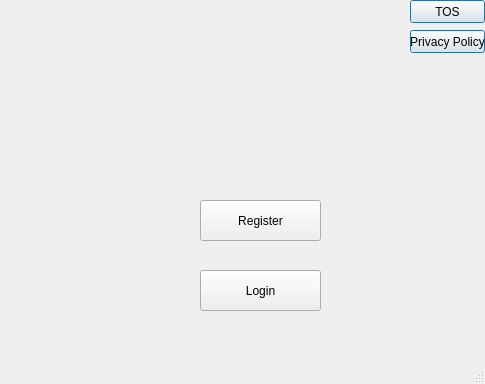
<?xml version="1.0" encoding="UTF-8"?>
<ui version="4.0">
 <class>Xpense</class>
 <widget class="QMainWindow" name="Xpense">
  <property name="geometry">
   <rect>
    <x>0</x>
    <y>0</y>
    <width>485</width>
    <height>384</height>
   </rect>
  </property>
  <property name="windowTitle">
   <string>Xpense</string>
  </property>
  <property name="windowOpacity">
   <double>1.000000000000000</double>
  </property>
  <widget class="QWidget" name="centralwidget">
   <widget class="QPushButton" name="login">
    <property name="geometry">
     <rect>
      <x>200</x>
      <y>270</y>
      <width>121</width>
      <height>41</height>
     </rect>
    </property>
    <property name="text">
     <string>Login</string>
    </property>
   </widget>
   <widget class="QPushButton" name="register_2">
    <property name="geometry">
     <rect>
      <x>200</x>
      <y>200</y>
      <width>121</width>
      <height>41</height>
     </rect>
    </property>
    <property name="text">
     <string>Register</string>
    </property>
   </widget>
   <widget class="QLabel" name="logo">
    <property name="geometry">
     <rect>
      <x>0</x>
      <y>0</y>
      <width>21</width>
      <height>21</height>
     </rect>
    </property>
    <property name="text">
     <string/>
    </property>
    <property name="pixmap">
     <pixmap>../../../Downloads/LOGOproject.png</pixmap>
    </property>
    <property name="scaledContents">
     <bool>true</bool>
    </property>
    <property name="wordWrap">
     <bool>true</bool>
    </property>
   </widget>
   <widget class="QPushButton" name="TOSbutton">
    <property name="geometry">
     <rect>
      <x>410</x>
      <y>0</y>
      <width>75</width>
      <height>23</height>
     </rect>
    </property>
    <property name="text">
     <string>TOS</string>
    </property>
    <property name="default">
     <bool>true</bool>
    </property>
   </widget>
   <widget class="QPushButton" name="Privacy">
    <property name="geometry">
     <rect>
      <x>410</x>
      <y>30</y>
      <width>75</width>
      <height>23</height>
     </rect>
    </property>
    <property name="text">
     <string>Privacy Policy</string>
    </property>
    <property name="default">
     <bool>true</bool>
    </property>
   </widget>
  </widget>
  <widget class="QStatusBar" name="statusbar"/>
 </widget>
 <resources/>
 <connections/>
</ui>
